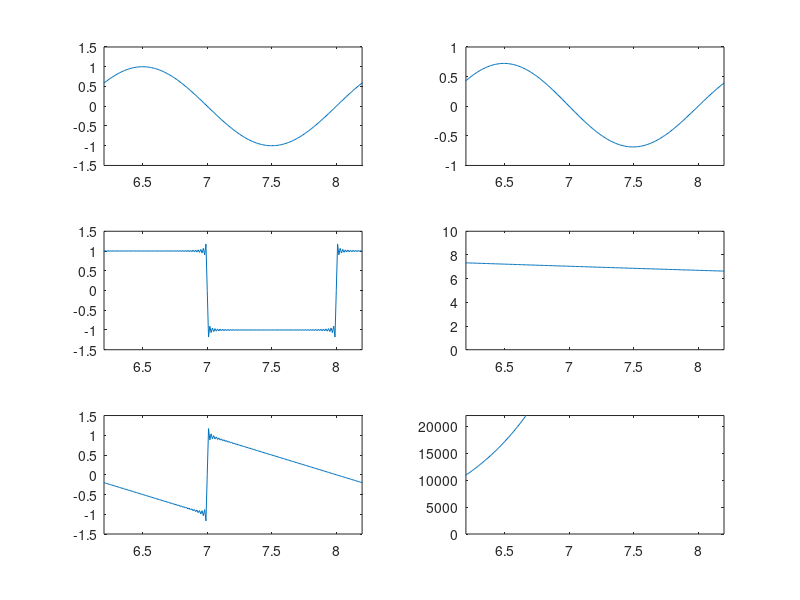

Here is the MATLAB script that generated this plot:


clear all;
t = 0:0.01:8*pi;
T=2;



yP = sin(2*pi*t/T);
% yP1 = (1/2)*sin(2*pi*t1/T) + (1/4)*cos(2*pi*t1*2/(T)) + (1/4)*sin(2*pi*t1*3/T);
% yP2 = cos(2*pi*t/T);
yP1=0;
yP2=0;

for k = 1:50
    yP1 = yP1 + (4/pi)*(sin(2*pi*(2*k-1)*t/T))/(2*k-1);
end;

a=1;
for k = 1:100
    yP2 = yP2 + ((-1)^k)*(2*a/pi)*(sin(2*pi*k*t/T))/(k);
end;

yNp= exp(-0.05*t).*yP;
yNp1 = 10*exp(-0.05*t);
yNp2 = exp(1.5*t);

ind=1;
figure(1);
for phi = 0:0.1:2*pi
    
    
    %Periodic Signals
    subplot(321);
    plot(t, yP); axis([(0+phi) (2+phi) -1.5 1.5]);
    
    subplot(323);
    plot(t, yP1);axis([(0+phi) (2+phi) -1.5 1.5]);
    
    subplot(325);
    plot(t, yP2);axis([(0+phi) (2+phi) -1.5 1.5]);
    
    
    %Non periodic signals
    subplot(322);
    plot(t, yNp); axis([(0+phi) (2+phi) -1  1]);
    
    subplot(324);
    plot(t, yNp1);axis([(0+phi) (2+phi) 0 10]);
    
    subplot(326);
    plot(t, yNp2);axis([(0+phi) (2+phi) 0 22000]);
    pause(0.01);
%     
%     movieVector(ind) = getframe(1);
%     ind=ind+1;
end;

% 
% myWriter = VideoWriter('Periodic_NonPeriodic', 'MPEG-4');
% myWriter.FrameRate = 4;
% open(myWriter);
% writeVideo(myWriter, movieVector);
% close(myWriter);
